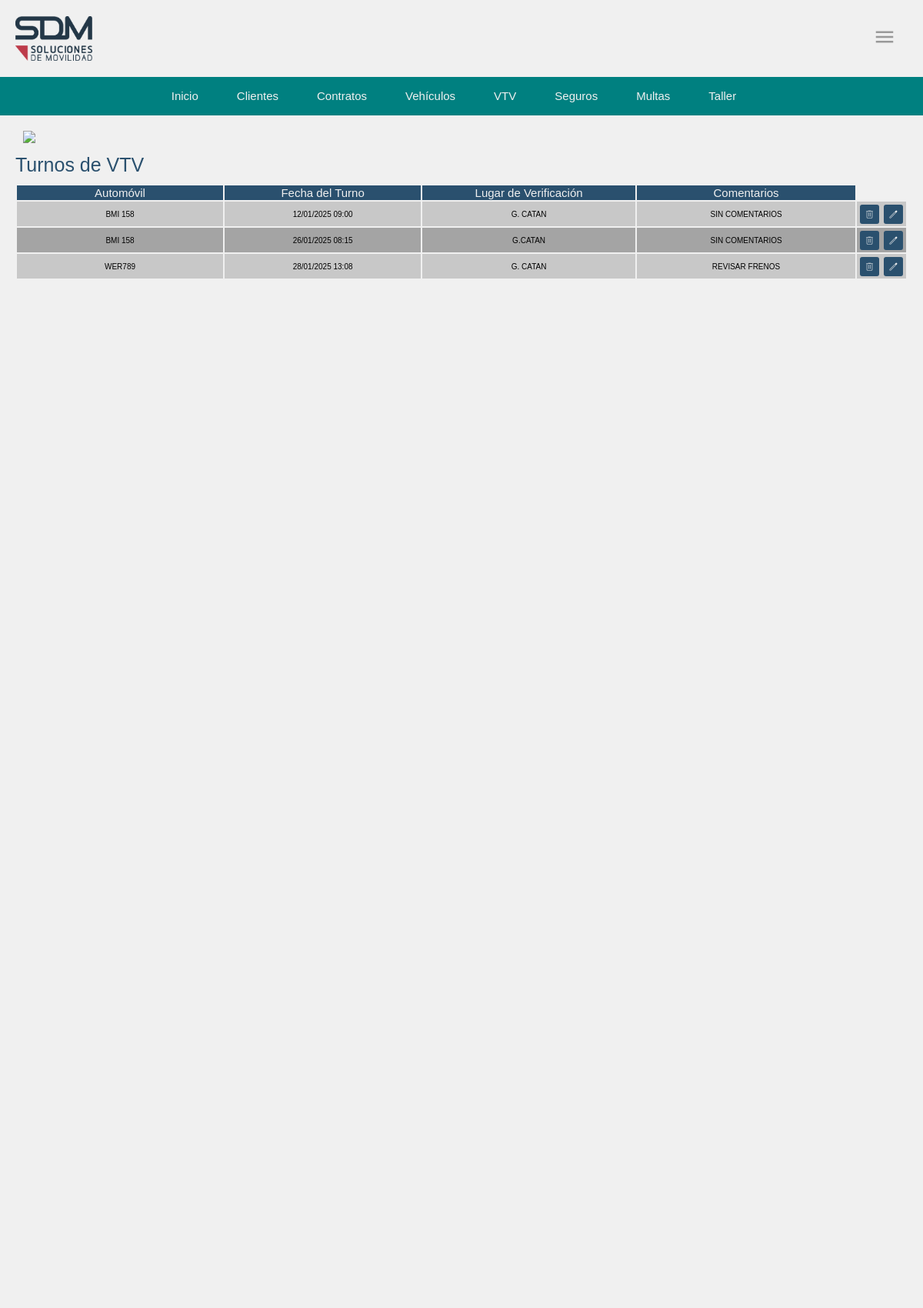
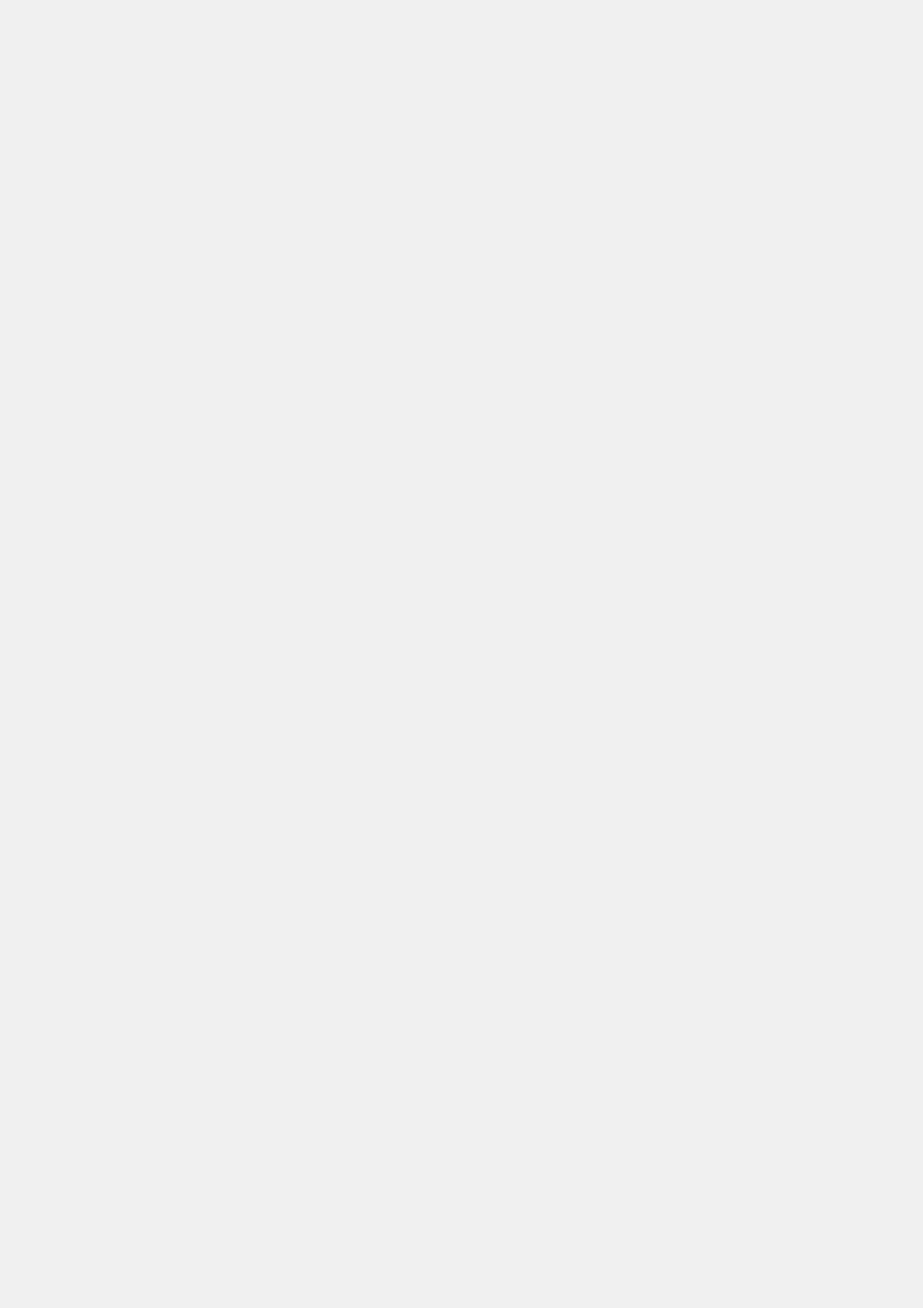
The app's page /operacion/listado_turno_vtv/ (signed in, upper part) with its own data (2 pictures, top to bottom).
### operacion/models.py (models this page shows, shortened)
class Turno_VTV(models.Model):
    auto = models.ForeignKey(Automovil, on_delete=models.CASCADE, related_name="turnos")
    fecha_turno = models.DateTimeField(verbose_name="Fecha del Turno")
    lugar_verificacion = models.CharField(max_length=255, verbose_name="Lugar de Verificación")
    comentarios = models.TextField(blank=True, null=True)
    estado = models.CharField(max_length=50,
        choices=[
            ('pendiente', 'Pendiente'),
            ('completado', 'Completado'),
            ('cancelado', 'Cancelado')
        ],
        default='pendiente')

class Automovil(models.Model):
    marca = models.ForeignKey('Modelo', on_delete=models.RESTRICT, blank=False, null=False)
    Estado = models.ForeignKey(EstadoAutomovil, on_delete=models.RESTRICT, blank=True, null=True)
    anio = models.PositiveIntegerField()
    color = models.CharField(max_length=30)
    kilometraje = models.PositiveIntegerField()
    numero_chasis = models.CharField(max_length=30, verbose_name="Nº de Chasis", unique=True)
    numero_motor = models.CharField(max_length=30, verbose_name="Nº de Motor", unique=True)
    patente = models.CharField(max_length=10, unique=True)
    vtv = models.ForeignKey(Vtv, on_delete=models.RESTRICT)
    poliza = models.ForeignKey('PolizaSeguro',verbose_name="Póliza", on_delete=models.RESTRICT, blank=True, null=True)
    visibilidad = models.BooleanField(default=True)  # Campo de visibilidad para ocultar automóviles eliminados
    flota = models.ForeignKey(Flota, on_delete=models.RESTRICT, blank=True, null=True)
    titular = models.ForeignKey(Titular, on_delete=models.CASCADE, related_name='titular',null=True, blank=True)
    fecha_ultimo_servicio = models.DateField(blank=True, null=True)  # Fecha del último servicio
    km_ultimo_servicio = models.PositiveIntegerField(blank=True, null=True)  # Kilometraje del último servicio
    fecha_ultimo_siniestro = models.DateTimeField(blank=True, null=True)
    cantidad_de_sinistros = models.PositiveIntegerField(default=0)
    class Meta:
        verbose_name_plural = "Automóviles"

### operacion/views.py (the view)
# urls.py: path('listado_turno_vtv/', listado_turno_vtv, name='listado_turno_vtv'),
@login_required
def listado_turno_vtv(request):
    turnos_vtv = Turno_VTV.objects.filter(estado='pendiente')
    return render(request, 'vtv/listado_turno_vtv.html', {'turnos_vtv': turnos_vtv})

### operacion/templates/vtv/listado_turno_vtv.html (shortened to what this page needs)
{% load static %}
<!DOCTYPE html>
<html lang="es">
<head>
    <link rel="stylesheet" type="text/css" href="{% static 'style.css' %}">
</head>
<body class="app">
    <div class="head">{% include 'cabecera.html' %}
        {% include 'bnav.html' %}</div>
    <a href="{% url 'home' %}" class="btn-atras"><img src="{% static 'operacion/img/atras.svg' %}"></a>
    <h1>Turnos de VTV </h1>
    <table>
            <tr>
                <th>Automóvil</th>
                <th>Fecha del Turno</th>
                <th>Lugar de Verificación</th>
                <th>Comentarios</th>
            </tr>
            {% for turno in turnos_vtv %}
                <tr>
                    <td>{{ turno.auto.patente }}</td>
                    <td>{{ turno.fecha_turno|date:"d/m/Y H:i" }}</td>
                    <td>{{ turno.lugar_verificacion }}</td>
                    <td>{{ turno.comentarios|default:"Sin comentarios" }}</td>
                    <td class="acciones">
                        <form method="post" action="{% url 'eliminar_turno' turno.pk %}">
                            <button type="submit" class="btn"><img src="{% static 'operacion/img/eliminar_blanco.svg' %}" alt=""></button>
                        </form>
                        <form method="get" action="{% url 'editar_turno' turno.id %}">
                            <button type="submit" class="btn"><img src="{% static 'operacion/img/editar_blanco.svg' %}" alt=""></button>
                        </form>
                    </td>
                </tr>
            {% empty %}
                <tr>
                    <td colspan="4">No hay turnos pendientes</td>
                </tr>
            {% endfor %}
    </table>
</body>
</html>

### operacion/static/style.css (style rules this page uses)
body { margin: 0; padding: 0; }
:root { --background: rgb(240,240,240); --foreground: rgb(42, 80, 110); }
.head { position: sticky; top: 0; z-index: 99; }
.app { width: 100vw; height: 1000vh; background-color: var(--background); margin: 0; padding: 0; }
h1 { color:var(--foreground); font-family: Verdana, Geneva, Tahoma, sans-serif; font-weight: lighter; font-size: 25px; margin: 10px 20px; }
th { width: 100vw; font-size: 15px; color: rgb(240, 240, 240); font-weight: lighter; font-family: Verdana, Geneva, Tahoma, sans-serif; background-color:rgb(42, 80, 110); border: none; }

### operacion/static/style_cabecera.css (style rules this page uses)
body { margin: 0; padding: 0; }

### operacion/static/style_bnav.css (style rules this page uses)
body { margin: 0; padding: 0; }

### records on screen
Turno_VTV: auto.patente "BMI 158", fecha_turno "12/01/2025 09:00", lugar_verificacion "G. CATAN", comentarios "SIN COMENTARIOS"
Turno_VTV: auto.patente "BMI 158", fecha_turno "26/01/2025 08:15", lugar_verificacion "G.CATAN", comentarios "SIN COMENTARIOS"
Turno_VTV: auto.patente "WER789", fecha_turno "28/01/2025 13:08", lugar_verificacion "G. CATAN", comentarios "REVISAR FRENOS"
